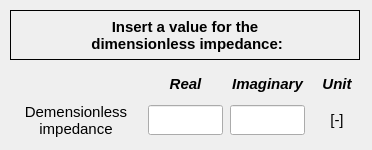
        <widget class="QWidget" name="tab_constant_value">
         <attribute name="title">
          <string>Constant value</string>
         </attribute>
         <widget class="QWidget" name="gridLayoutWidget_3">
          <property name="geometry">
           <rect>
            <x>10</x>
            <y>70</y>
            <width>353</width>
            <height>71</height>
           </rect>
          </property>
          <layout class="QGridLayout" name="gridLayout_3">
           <item row="1" column="2">
            <widget class="QLineEdit" name="lineEdit_impedance_imag">
             <property name="minimumSize">
              <size>
               <width>60</width>
               <height>30</height>
              </size>
             </property>
             <property name="maximumSize">
              <size>
               <width>75</width>
               <height>30</height>
              </size>
             </property>
             <property name="font">
              <font>
               <family>Arial</family>
               <pointsize>11</pointsize>
               <weight>75</weight>
               <italic>false</italic>
               <bold>true</bold>
              </font>
             </property>
             <property name="styleSheet">
              <string notr="true">color: rgb(0, 0, 0);</string>
             </property>
             <property name="text">
              <string/>
             </property>
             <property name="alignment">
              <set>Qt::AlignCenter</set>
             </property>
            </widget>
           </item>
           <item row="1" column="1">
            <widget class="QLineEdit" name="lineEdit_impedance_real">
             <property name="minimumSize">
              <size>
               <width>60</width>
               <height>30</height>
              </size>
             </property>
             <property name="maximumSize">
              <size>
               <width>75</width>
               <height>30</height>
              </size>
             </property>
             <property name="font">
              <font>
               <family>Arial</family>
               <pointsize>11</pointsize>
               <weight>75</weight>
               <italic>false</italic>
               <bold>true</bold>
              </font>
             </property>
             <property name="styleSheet">
              <string notr="true">color: rgb(0, 0, 0);</string>
             </property>
             <property name="text">
              <string/>
             </property>
             <property name="alignment">
              <set>Qt::AlignCenter</set>
             </property>
            </widget>
           </item>
           <item row="1" column="3">
            <widget class="QLabel" name="label_20">
             <property name="minimumSize">
              <size>
               <width>40</width>
               <height>30</height>
              </size>
             </property>
             <property name="maximumSize">
              <size>
               <width>50</width>
               <height>30</height>
              </size>
             </property>
             <property name="font">
              <font>
               <family>Arial</family>
               <pointsize>11</pointsize>
               <italic>false</italic>
              </font>
             </property>
             <property name="text">
              <string>[-]</string>
             </property>
             <property name="alignment">
              <set>Qt::AlignCenter</set>
             </property>
            </widget>
           </item>
           <item row="0" column="3">
            <widget class="QLabel" name="label_5">
             <property name="minimumSize">
              <size>
               <width>50</width>
               <height>25</height>
              </size>
             </property>
             <property name="maximumSize">
              <size>
               <width>16777215</width>
               <height>25</height>
              </size>
             </property>
             <property name="font">
              <font>
               <family>Arial</family>
               <pointsize>11</pointsize>
               <weight>75</weight>
               <italic>true</italic>
               <bold>true</bold>
              </font>
             </property>
             <property name="frameShape">
              <enum>QFrame::NoFrame</enum>
             </property>
             <property name="frameShadow">
              <enum>QFrame::Raised</enum>
             </property>
             <property name="text">
              <string>Unit</string>
             </property>
             <property name="alignment">
              <set>Qt::AlignCenter</set>
             </property>
            </widget>
           </item>
           <item row="0" column="2">
            <widget class="QLabel" name="label_9">
             <property name="minimumSize">
              <size>
               <width>75</width>
               <height>25</height>
              </size>
             </property>
             <property name="maximumSize">
              <size>
               <width>75</width>
               <height>25</height>
              </size>
             </property>
             <property name="font">
              <font>
               <family>Arial</family>
               <pointsize>11</pointsize>
               <weight>75</weight>
               <italic>true</italic>
               <bold>true</bold>
              </font>
             </property>
             <property name="frameShape">
              <enum>QFrame::NoFrame</enum>
             </property>
             <property name="frameShadow">
              <enum>QFrame::Raised</enum>
             </property>
             <property name="text">
              <string>Imaginary</string>
             </property>
             <property name="alignment">
              <set>Qt::AlignCenter</set>
             </property>
            </widget>
           </item>
           <item row="0" column="1">
            <widget class="QLabel" name="label_11">
             <property name="minimumSize">
              <size>
               <width>75</width>
               <height>25</height>
              </size>
             </property>
             <property name="maximumSize">
              <size>
               <width>75</width>
               <height>25</height>
              </size>
             </property>
             <property name="font">
              <font>
               <family>Arial</family>
               <pointsize>11</pointsize>
               <weight>75</weight>
               <italic>true</italic>
               <bold>true</bold>
              </font>
             </property>
             <property name="frameShape">
              <enum>QFrame::NoFrame</enum>
             </property>
             <property name="frameShadow">
              <enum>QFrame::Raised</enum>
             </property>
             <property name="text">
              <string>Real</string>
             </property>
             <property name="alignment">
              <set>Qt::AlignCenter</set>
             </property>
            </widget>
           </item>
           <item row="1" column="0">
            <widget class="QLabel" name="label_30">
             <property name="enabled">
              <bool>true</bool>
             </property>
             <property name="minimumSize">
              <size>
               <width>130</width>
               <height>35</height>
              </size>
             </property>
             <property name="maximumSize">
              <size>
               <width>130</width>
               <height>35</height>
              </size>
             </property>
             <property name="font">
              <font>
               <family>Arial</family>
               <pointsize>11</pointsize>
               <italic>false</italic>
              </font>
             </property>
             <property name="text">
              <string>Demensionless 
impedance</string>
             </property>
             <property name="alignment">
              <set>Qt::AlignCenter</set>
             </property>
            </widget>
           </item>
          </layout>
         </widget>
         <widget class="QLabel" name="label_31">
          <property name="enabled">
           <bool>true</bool>
          </property>
          <property name="geometry">
           <rect>
            <x>10</x>
            <y>10</y>
            <width>350</width>
            <height>50</height>
           </rect>
          </property>
          <property name="minimumSize">
           <size>
            <width>350</width>
            <height>50</height>
           </size>
          </property>
          <property name="maximumSize">
           <size>
            <width>350</width>
            <height>50</height>
           </size>
          </property>
          <property name="font">
           <font>
            <family>Arial</family>
            <pointsize>11</pointsize>
            <weight>75</weight>
            <italic>false</italic>
            <bold>true</bold>
           </font>
          </property>
          <property name="frameShape">
           <enum>QFrame::Box</enum>
          </property>
          <property name="text">
           <string>Insert a value for the 
 dimensionless impedance:</string>
          </property>
          <property name="alignment">
           <set>Qt::AlignCenter</set>
          </property>
         </widget>
        </widget>
